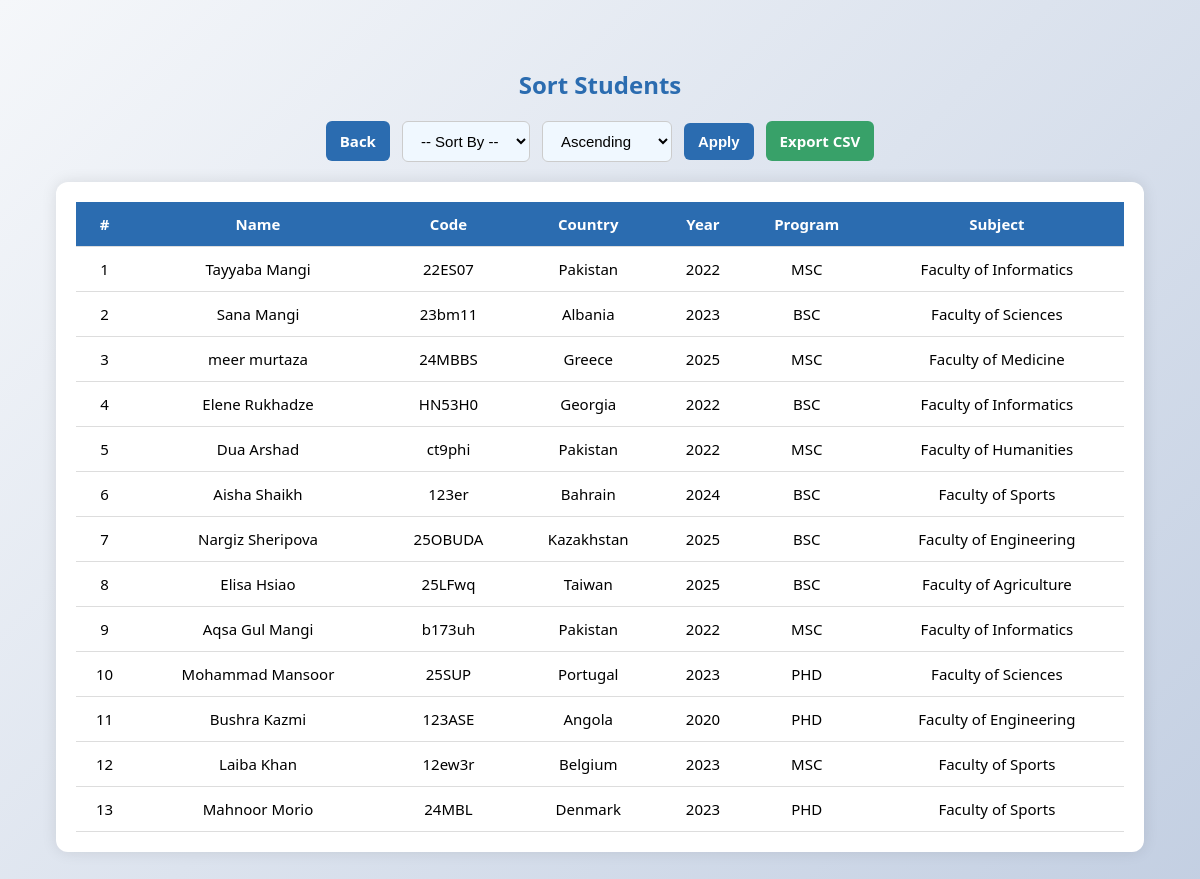
Screenshot of /sort (signed in) with the database file from the repository.
### utils/models.py (models this page shows, shortened)
class StudentModel(db.Model):
    __tablename__ = "students"
    id = db.Column(db.Integer, primary_key=True)
    name = db.Column(db.String(120), nullable=False)
    code = db.Column(db.String(32), nullable=False, unique=True, index=True)
    country = db.Column(db.String(80), nullable=False)
    year = db.Column(db.Integer, nullable=False)
    program = db.Column(db.String(16), nullable=False)
    subject = db.Column(db.String(120), nullable=False)

### app.py (the view)
@app.route("/sort", methods=["GET"])
def sort_students():
    if not session.get("logged_in"):
        return redirect(url_for("login"))
    sort_by = request.args.get("sort_by")
    order = request.args.get("order", "asc")
    q = StudentModel.query
    if sort_by in ("name", "year"):
        col = StudentModel.name if sort_by == "name" else StudentModel.year
        q = q.order_by(col.desc() if order == "desc" else col.asc())
    students = q.all()
    return render_template("sort_students.html", students=students, sort_by=sort_by, order=order)

### templates/sort_students.html (shortened to what this page needs)
<!DOCTYPE html>
<html lang="en">
<head>
</head>
<body>
<h2>Sort Students</h2>
<form method="GET">
  <div class="toolbar">
    <a href="{{ url_for('dashboard') }}" class="btn-blue">Back</a>
    <select name="sort_by" required>
      <option value="">-- Sort By --</option>
    </select>
    <select name="order" required>
      <option value="asc" {% if order=='asc' %}selected{% endif %}>Ascending</option>
    </select>
    <button type="submit">Apply</button>
    <a class="btn-green"
       href="{{ url_for('export_sort', sort_by=request.args.get('sort_by'), order=request.args.get('order')) }}">
       Export CSV
    </a>
  </div>
</form>
<div class="table-container">
  <table>
    <thead>
      <tr>
        <th>#</th><th>Name</th><th>Code</th><th>Country</th><th>Year</th><th>Program</th><th>Subject</th>
      </tr>
    </thead>
    <tbody>
      {% for s in students %}
      <tr>
        <td>{{ loop.index }}</td>
        <td>{{ s.name }}</td>
        <td>{{ s.code }}</td>
        <td>{{ s.country }}</td>
        <td>{{ s.year }}</td>
        <td>{{ s.program }}</td>
        <td>{{ s.subject }}</td>
      </tr>
      {% endfor %}
    </tbody>
  </table>
</div>
</body>
</html>

### templates/sort_students.html (style rules this page uses)
body { font-family: 'Segoe UI', sans-serif; background: linear-gradient(135deg, #f5f7fa, #c3cfe2); padding: 40px; }
h2 { color: #2b6cb0; text-align: center; margin-bottom: 20px; }
.toolbar { display: flex; justify-content: center; align-items: center; gap: 12px; flex-wrap: wrap; margin-bottom: 20px; }
select, button, a { padding: 10px 14px; border-radius: 6px; border: 1px solid #ccc; background: #f0f8ff; font-size: 15px; }
button, .btn-blue { background-color: #2b6cb0; color: white; border: none; font-weight: bold; text-decoration: none; }
.btn-green { background-color: #38a169; color: white; border: none; font-weight: bold; text-decoration: none; }
.table-container { max-width: 95%; margin: 0 auto; background: white; padding: 20px; border-radius: 12px; box-shadow: 0 0 15px rgba(0,0,0,0.1); overflow-x: auto; }
table { width: 100%; border-collapse: collapse; font-size: 15px; }
th, td { padding: 12px; border-bottom: 1px solid #ddd; text-align: center; }
th { background-color: #2b6cb0; color: white; }

### rows the page displays
StudentModel: name "Tayyaba Mangi", code "22ES07", country "Pakistan", year "2022", program "MSC", subject "Faculty of Informatics"
StudentModel: name "Sana Mangi", code "23bm11", country "Albania", year "2023", program "BSC", subject "Faculty of Sciences"
StudentModel: name "meer murtaza", code "24MBBS", country "Greece", year "2025", program "MSC", subject "Faculty of Medicine"
StudentModel: name "Elene Rukhadze", code "HN53H0", country "Georgia", year "2022", program "BSC", subject "Faculty of Informatics"
StudentModel: name "Dua Arshad", code "ct9phi", country "Pakistan", year "2022", program "MSC", subject "Faculty of Humanities"
StudentModel: name "Aisha Shaikh", code "123er", country "Bahrain", year "2024", program "BSC", subject "Faculty of Sports"
StudentModel: name "Nargiz Sheripova", code "25OBUDA", country "Kazakhstan", year "2025", program "BSC", subject "Faculty of Engineering"
StudentModel: name "Elisa Hsiao", code "25LFwq", country "Taiwan", year "2025", program "BSC", subject "Faculty of Agriculture"
StudentModel: name "Aqsa Gul Mangi", code "b173uh", country "Pakistan", year "2022", program "MSC", subject "Faculty of Informatics"
StudentModel: name "Mohammad Mansoor", code "25SUP", country "Portugal", year "2023", program "PHD", subject "Faculty of Sciences"
StudentModel: name "Bushra Kazmi", code "123ASE", country "Angola", year "2020", program "PHD", subject "Faculty of Engineering"
StudentModel: name "Laiba Khan", code "12ew3r", country "Belgium", year "2023", program "MSC", subject "Faculty of Sports"
StudentModel: name "Mahnoor Morio", code "24MBL", country "Denmark", year "2023", program "PHD", subject "Faculty of Sports"
